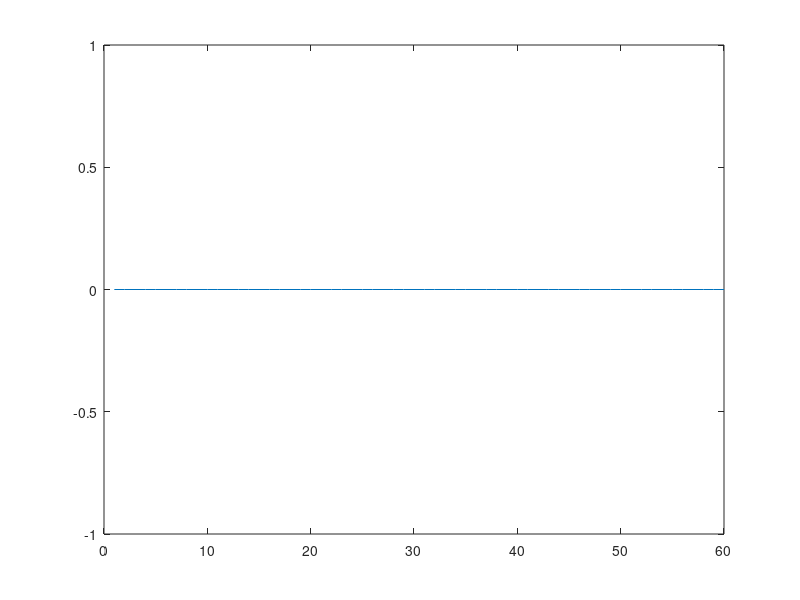

This chart was generated by the following MATLAB code:
% function slgkmodel()
clear global; clear functions;

b=zeros(20,20);
cr=0;
cs=zeros(20,1);
err=zeros(20,1);
hidden=0;
i=0;
ii=0;
in=zeros(20,1);
ipre=zeros(20,1);
is=zeros(20,1);
itotal=0;
j=0;
manypre=0;
novel=zeros(20,1);
novtotal=0;
or_fv=0;
pp=zeros(2000+1,20,20,20);
pre=zeros(20,1);
pwin=zeros(20,1);
r=zeros(20,20);
s=0;
sal=zeros(20,1);
sps=0;
spu=0;
sts=0;
stu=0;
t=0;
teacher=zeros(20,1);
tempi=zeros(20,1);
time_fv=0;
tipe=0;
tr=zeros(20,1);
trh=zeros(20,1);
trial=zeros(2000+1,1);
us_intensity=0;
v=zeros(20,20);
win=zeros(20,1);
x=zeros(20,1);
xp=zeros(20,1);
z=zeros(20,1);
z1=zeros(20,1);
zz=zeros(20,1);
zzz=zeros(20,1);

 
k=[.2,.1,.005,.02,.005,1.,2.,.4,.995,.995,.7,.5].';
time_units = 200; % # of time units
stim = 4; % # of stimuli including CX
ty = 3; % Types of trials
n = 60; % # of trials
trial_types_order = [1 1 1 1 1 1 1 1 1 1 1 1 1 1 1 1 1 1 1 1 2 2 2 2 2 2 2 2 2 2 2 2 2 2 2 2 2 2 2 2 2 2 2 2 2 2 2 2 2 2 2 2 2 2 2 2 2 2 2 2]; % Order of trial types
pn = 1; % Print from trial #
test_time = 35; % Test CR at time
hidden = 0; % Hidden
output_trials = zeros(n,1);
pre1_test_time = zeros(n,1); % CR values per trial at test time
output_time_units = zeros(time_units, n);
cs1_time_units = zeros(time_units, n); % CS(1) per time unit
pre1_keys_time_units(1:time_units, 1:n) =  {0}; % pre1 determined keys from us intensity values
%output_time_units_single = zeros(time_units * n, 1);
pre1_determined = 0;
pre1_determined_key = 0;
us_intensity_values(1:2000, 1:20) = {0}; % eg. us_intensity_values{1,5} = us_intensity_order{1};
 
% stim * ty many values should be given for:
% manypre_values, sts_values, sps_values, sal_values
%% # of presentations of stimulus
manypre_values = [1 1 1 1 1 1; 1 1 1 1 1 1; 1 1 1 1 1 1];
%% CS starts
sts_values = [1 30 10 20 20 20; 1 30 10 1 20 20; 1 20 20 20 20 20];
%% CS stops
sps_values = [2000 40 20 40 40 40; 2000 40 20 40 40 40; 2000 40 40 40 40 40];
%% CS salience
sal_values = [.1 1 0 0 0 0; .1 1 0 0 0 0; ; .1 0 1 0 0 0];
 
% ty many values should be given for:
% stu_values, spu_values, us_intensity_values
%% US starts
stu_values = [30 30 35];
%% US stops
spu_values = [40 40 40];
%% US intensity
% eg. us_intensity_order{1}(1) us_intensity_order{1}(2) ...
% [USnoact dUS]  dUS = Action Outcome = (USact - USnoact)*4
us_intensity_order = {[1 1]; [0 0] ; [0 0]};



itotal = stim + 1;
for tipe = 1: ty
    for s = 1: stim
        manypre = manypre_values(tipe, s);
        for time_fv = 1: time_units
            for ii = 1: manypre
                pp(time_fv+1,tipe,s,ii) = 0;
            end
            ii = manypre+1;
        end
        time_fv = time_units+1;
        
        for ii = 1: manypre
            sts = sts_values(tipe, s);
            win(ii) = fix(sts);
            sps = sps_values(tipe, s);
            pwin(ii) = fix(sps);
            sal(s) = sal_values(tipe, s);
            
            for time_fv = 1: time_units
                if(time_fv >= win(ii) && time_fv <= pwin(ii))
                    pp(time_fv+1,tipe,s,ii) = sal(s);
                end
            end
            time_fv = time_units+1;
        end
        ii = manypre+1;
    end
    
    s = stim+1;   
    stu = stu_values(tipe);
    spu = spu_values(tipe);
   
    for time_fv = 1: time_units
        us_intensity_values{time_fv+1,tipe} = 0;
        
        if(time_fv >= stu)
            us_intensity_values{time_fv+1,tipe} = us_intensity_order{tipe};
        end
        
        if(time_fv > spu)
            us_intensity_values{time_fv+1,tipe} = 0;
        end
    end

    time_fv = time_units+1;
end
tipe = ty+1;

if(pn == 0)
    pn = 1;
end

for t = 1: n
    i = trial_types_order(t); % Order of trial types
    trial(t+1) = fix(i);
end
t = n+1;

% j's of hidden go from itotal+1 to itotal+1+hidden
% connections of inputs to total to hidden
for j = itotal + 1: itotal + 1 + hidden
    for i = 1: itotal
        r(i,j) =(((1.-rand).*1.)-.5)./2;
    end
    i = fix(itotal+1);
end

j = itotal + 1 + hidden + 1;

for i = 1: itotal + hidden
    for j = 1: itotal
        v(i,j) = 0;
    end
    j = itotal + 1;
end
i = itotal + hidden + 1;





for t = 1: 20
    for time_fv = 1: time_units
        us_intensity = us_intensity_values{time_fv+1,trial(t+1)};
        if (time_fv == stu)
            if (pre1_test_time(t,1) <= 0.01)% change between 0 and 0.001
                if (rand() > 0.2)
                   pre1_determined = us_intensity(1);
                   pre1_determined_key = 1;
                else
                   pre1_determined = us_intensity(2);
                   pre1_determined_key = 2;
                end
            else 
                if (rand() > 0.8)
                   pre1_determined = us_intensity(1);
                   pre1_determined_key = 1;
                else
                   pre1_determined = us_intensity(2);
                   pre1_determined_key = 2;
                end
            end
        end
        
        cs(1) = 0;
        if(time_fv >= stu)
            cs(1) = pre1_determined;
            pre1_keys_time_units{time_fv, t} = [num2str(trial(t+1), '%d') ',' num2str(pre1_determined_key, '%d')];
        end
        if(time_fv > spu)
            cs(1) = 0;
            pre1_keys_time_units{time_fv, t} = 0;
        end
        cs1_time_units(time_fv, t) = cs(1);
        
        for i = 1: stim
            cs(i+1) = 0;
            for ii = 1: manypre
                cs(i+1) = cs(i+1) + pp(time_fv+1,trial(t+1),i,ii);
            end
            ii = manypre+1;
        end
        i = stim+1;
        
        % Assign teaching signals of the output units
        for j = 1: itotal
            teacher(j) = cs(j);
        end
        j = itotal+1;
        
        % T and X
        for i = 1: itotal
            % Traces for direct connections
            tr(i) = tr(i) + k(1).*(cs(i)-tr(i));
            in(i) = tr(i) + k(8).*pre(i);
            tempi(i) = in(i).*z(i);
            if(tempi(i) < 0.)
                tempi(i) = 0.;
            end
            
            % Traces for hidden connections
            trh(i) = trh(i) + k(1).*cs(i).*(1-trh(i)) - 0.1.*k(1).*trh(i);
            % X for direct connections
            xii(i) = k(7).*(in(i).*k(2)+tempi(i));
            x(i) = abs(xii(i)); 
%           x(1) = 0; %%% CHANGE THIS %%%
        end
        i = itotal+1;
        
       % x(1) = 0;
        % Output of hidden
        for j = itotal + 1: itotal + 1 + hidden
            xp(j) = 0;
            x(j) = 0;
        end
        j = fix(itotal + 1 + hidden+1);
        
        for j = itotal + 1: itotal + 1 + hidden
            for i = 1: itotal
                xp(j) = xp(j) + trh(i).*r(i,j);
            end
            i = itotal+1;
        end
        j = itotal + 1 + hidden + 1;
        
        % Changing attention to the hidden units
        for j = itotal + 1: itotal + 1 + hidden
            zz(j) = zz(j) + .00001.*novel(1).*(1-zz(j));
        end
        j = itotal + 1 + hidden + 1;
        
        for j = itotal + 1: itotal + 1 + hidden
            zzz(j) = zz(j).^8./(zz(j).^8+.1.^8);
            x(j) =(5.*xp(j).*zzz(j)).^2;
            if(x(j) <= 0)
                x(j) = 0;
            end
        end
        j = itotal + 1 + hidden + 1;
        
        % Aggregate Predictions and CR
        for i = 1: itotal + hidden
            for j = 1: itotal
                b(i,j) = x(i).*v(i,j);
            end
            j = itotal+1;
        end
        i = itotal + hidden + 1;
        
        for j = 1: itotal
            pre(j) = 0.;
            for i = 1: itotal + hidden
                pre(j) = pre(j) + b(i,j);
            end
            i = itotal + hidden + 1;
            
            if(pre(j) < 0)
                pre(j) = 0;
            end
        end
        j = itotal+1;
        
        cr = k(6).*(pre(1).^2./(pre(1).^2+.15.^2));
        if(cr < 0)
            cr = 0.;
        end
        
        % novelty
        novtotal = 0.;
        
        % integrator of CS/US and Prediction of CS/US
        for j = 1: itotal
            if(j == 1)
                is(1) =(k(9).*is(1)+cs(1).*(1-is(1)));
                ipre(1) =(k(10).*ipre(1)+pre(1).*(1-ipre(1)));
            else
                is(j) =(k(9).*is(j)+cs(j).*(1-is(j)));
                ipre(j) =(k(10).*ipre(j)+pre(j).*(1-ipre(j)));
            end
            
            % novelty is the difference between the two integrators
            novel(j) = abs(is(j)-ipre(j));
            % Sum of the individual novelty
            novtotal = novtotal + novel(j);
        end
        j = itotal+1;
        
        or_fv =(novtotal.^2./(novtotal.^2+.75.^2));
       
        
        % error signal
        for j = 1: itotal
            err(j) = (teacher(j)-pre(j));
            err(1) = 0;   %%% CHANGE THIS %%%
        end
   
        j = itotal+1;
        
        % Calculate Weight Change
        % V
        for i = 1: itotal + hidden
            for j = 1: itotal
                v(i,j) = v(i,j) + .6.*k(3).*x(i).*err(j).*(1.0-abs(v(i,j)));

            end
            j = itotal+1;
        end
        i = itotal + hidden + 1;
        
        % Z
        for i = 1: itotal
            z(i) = z(i) +(in(i).*((k(4).*or_fv.*(1.-abs(z(i)))-k(5).*(1.+z(i)))));
            if(z1(i) < -1.)
                z1(i) = -1.;
            end
        end
        i = itotal+1;
     
        
 % Output results
        if(time_fv == test_time && t >= pn)
            pre1_test_time(t,1) = pre(1); % DONT change this
            output_trials0(t,1) = x(1);  % change this
            output_trials(t,1) = err(1);  % change this
            output_trials2(t,1) = v(3,1);  % change this
            output_trials3(t,1) = v(1,3);  % change this
            output_trials4(t,1) = b(1);  % change this
            output_trials5(t,1) = b(3);  % change this
            output_trials6(t,1) = b(4);  % change this
        end
      
        if(t >= pn)
            output_time_units0(time_fv, t) = x(1); % change this
            output_time_units(time_fv, t) = err(1); % change this
            output_time_units2(time_fv, t) = v(3,1); % change this
            output_time_units3(time_fv, t) = v(1,3); % change this
            output_time_units4(time_fv, t) = b(1); % change this
            output_time_units5(time_fv, t) = b(3); % change this
            output_time_units6(time_fv, t) = b(4); % change this
        end
    end
    time_fv = time_units+1;
end

for t = 21: n
    for time_fv = 1: time_units
        us_intensity = us_intensity_values{time_fv+1,trial(t+1)};
        if (time_fv == stu)
            if (pre1_test_time(t,1) <= 0.01)% change between 0 and 0.001
                if (rand() > 0.2)
                   pre1_determined = us_intensity(1);
                   pre1_determined_key = 1;
                else
                   pre1_determined = us_intensity(2);
                   pre1_determined_key = 2;
                end
            else 
                if (rand() > 0.8)
                   pre1_determined = us_intensity(1);
                   pre1_determined_key = 1;
                else
                   pre1_determined = us_intensity(2);
                   pre1_determined_key = 2;
                end
            end
        end
        
        cs(1) = 0;
        if(time_fv >= stu)
            cs(1) = pre1_determined;
            pre1_keys_time_units{time_fv, t} = [num2str(trial(t+1), '%d') ',' num2str(pre1_determined_key, '%d')];
        end
        if(time_fv > spu)
            cs(1) = 0;
            pre1_keys_time_units{time_fv, t} = 0;
        end
        cs1_time_units(time_fv, t) = cs(1);
        
        for i = 1: stim
            cs(i+1) = 0;
            for ii = 1: manypre
                cs(i+1) = cs(i+1) + pp(time_fv+1,trial(t+1),i,ii);
            end
            ii = manypre+1;
        end
        i = stim+1;
        
        % Assign teaching signals of the output units
        for j = 1: itotal
            teacher(j) = cs(j);
        end
        j = itotal+1;
        
        % T and X
        for i = 1: itotal
            % Traces for direct connections
            tr(i) = tr(i) + k(1).*(cs(i)-tr(i));
            in(i) = tr(i) + k(8).*pre(i);
            tempi(i) = in(i).*z(i);
            if(tempi(i) < 0.)
                tempi(i) = 0.;
            end
            
            % Traces for hidden connections
            trh(i) = trh(i) + k(1).*cs(i).*(1-trh(i)) - 0.1.*k(1).*trh(i);
            % X for direct connections
            xii(i) = k(7).*(in(i).*k(2)+tempi(i));
            x(i) = abs(xii(i)); 
%             x(1) = 1;
        end
        i = itotal+1;
        
       % x(1) = 0;
        % Output of hidden
        for j = itotal + 1: itotal + 1 + hidden
            xp(j) = 0;
            x(j) = 0;
        end
        j = fix(itotal + 1 + hidden+1);
        
        for j = itotal + 1: itotal + 1 + hidden
            for i = 1: itotal
                xp(j) = xp(j) + trh(i).*r(i,j);
            end
            i = itotal+1;
        end
        j = itotal + 1 + hidden + 1;
        
        % Changing attention to the hidden units
        for j = itotal + 1: itotal + 1 + hidden
            zz(j) = zz(j) + .00001.*novel(1).*(1-zz(j));
        end
        j = itotal + 1 + hidden + 1;
        
        for j = itotal + 1: itotal + 1 + hidden
            zzz(j) = zz(j).^8./(zz(j).^8+.1.^8);
            x(j) =(5.*xp(j).*zzz(j)).^2;
            if(x(j) <= 0)
                x(j) = 0;
            end
        end
        j = itotal + 1 + hidden + 1;
        
        % Aggregate Predictions and CR
        for i = 1: itotal + hidden
            for j = 1: itotal
                b(i,j) = x(i).*v(i,j);
            end
            j = itotal+1;
        end
        i = itotal + hidden + 1;
        
        for j = 1: itotal
            pre(j) = 0.;
            for i = 1: itotal + hidden
                pre(j) = pre(j) + b(i,j);
            end
            i = itotal + hidden + 1;
            
            if(pre(j) < 0)
                pre(j) = 0;
            end
        end
        j = itotal+1;
        
        cr = k(6).*(pre(1).^2./(pre(1).^2+.15.^2));
        if(cr < 0)
            cr = 0.;
        end
        
        % novelty
        novtotal = 0.;
        
        % integrator of CS/US and Prediction of CS/US
        for j = 1: itotal
            if(j == 1)
                is(1) =(k(9).*is(1)+cs(1).*(1-is(1)));
                ipre(1) =(k(10).*ipre(1)+pre(1).*(1-ipre(1)));
            else
                is(j) =(k(9).*is(j)+cs(j).*(1-is(j)));
                ipre(j) =(k(10).*ipre(j)+pre(j).*(1-ipre(j)));
            end
            
            % novelty is the difference between the two integrators
            novel(j) = abs(is(j)-ipre(j));
            % Sum of the individual novelty
            novtotal = novtotal + novel(j);
        end
        j = itotal+1;
        
        or_fv =(novtotal.^2./(novtotal.^2+.75.^2));
        
        % error signal
        for j = 1: itotal
            err(j) =(teacher(j)-pre(j));
%             err(1) = 1
        end
        j = itotal+1;
        
        % Calculate Weight Change
        % V
        for i = 1: itotal + hidden
            for j = 1: itotal
                v(i,j) = v(i,j) + .6.*k(3).*x(i).*err(j).*(1.0-abs(v(i,j)));
            end
            j = itotal+1;
        end
        i = itotal + hidden + 1;
        
        % Z
        for i = 1: itotal
            z(i) = z(i) +(in(i).*((k(4).*or_fv.*(1.-abs(z(i)))-k(5).*(1.+z(i)))));
            if(z1(i) < -1.)
                z1(i) = -1.;
            end
        end
        i = itotal+1;
        
        % Output results
        if(time_fv == test_time && t >= pn)
            pre1_test_time(t,1) = pre(1); % DONT change this
            output_trials0(t,1) = x(1);  % change this
            output_trials(t,1) = err(1);  % change this
            output_trials2(t,1) = v(3,1);  % change this
            output_trials3(t,1) = v(1,3);  % change this
            output_trials4(t,1) = b(1);  % change this
            output_trials5(t,1) = b(3);  % change this
            output_trials6(t,1) = b(4);  % change this
        end
      
        if(t >= pn)
            output_time_units0(time_fv, t) = x(1); % change this
            output_time_units(time_fv, t) = err(1); % change this
            output_time_units2(time_fv, t) = v(3,1); % change this
            output_time_units3(time_fv, t) = v(1,3); % change this
            output_time_units4(time_fv, t) = b(1); % change this
            output_time_units5(time_fv, t) = b(3); % change this
            output_time_units6(time_fv, t) = b(4); % change this
        end
    end
    time_fv = time_units+1;
end

output_time_units_single0 = output_time_units0(:);
output_time_units_single = output_time_units(:);
output_time_units_single2 = output_time_units2(:);
output_time_units_single3 = output_time_units3(:);
output_time_units_single4 = output_time_units4(:);
output_time_units_single5 = output_time_units5(:);
output_time_units_single6 = output_time_units6(:);
disp(output_trials);
disp(output_time_units);

plot(output_trials);
%plot(output_time_units)
%plot(output_time_units_single)
% clear all;
% end
